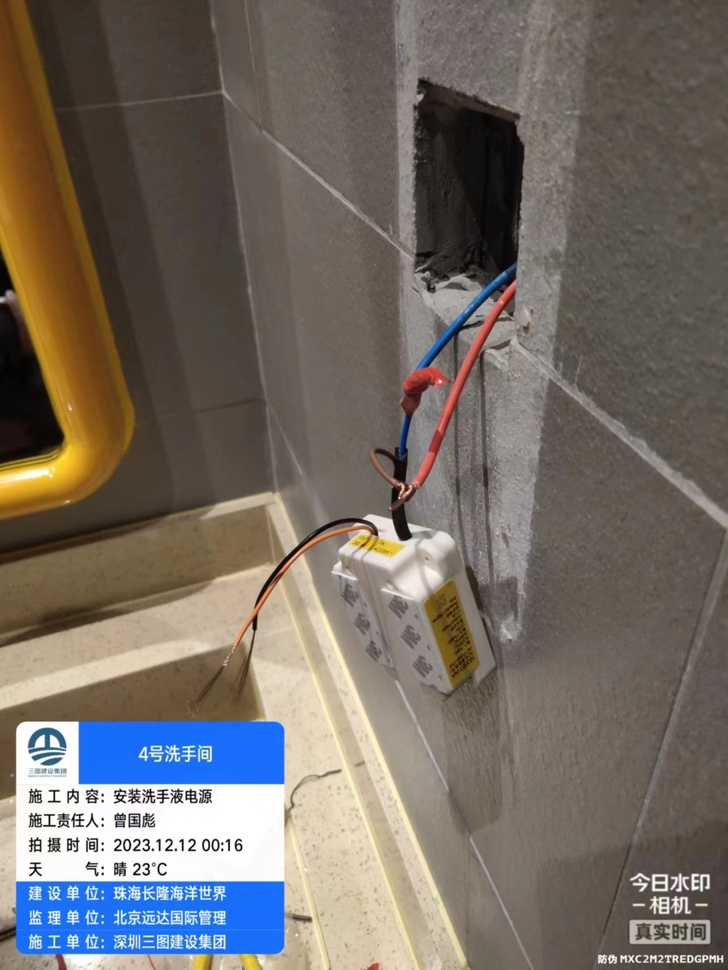
#> input picture assets/wm1.jpg, 728 x 970 px, shrunk from 1280 x 1706 before the run; its folder holds only this picture in this run
$ python -i utils.py   (imports and definitions only)
#> lines starting #> are read from the running program, lines starting #| are printed output that depends on the picture; after the words box and inside, x2 and y2 are one past the last pixel; in counts of white or black regions, pixels touching at a corner belong together
#> further down, picture is the input picture: shape (970, 728, 3); mean B, G, R 101, 108.4, 115.7
import os

import cv2


def walk_dir(path: str):
    result_files = []
    for root, dirs, files in os.walk(path):
        result_files.extend([os.path.join(root, file_name) for file_name in files])
        for dir_name in dirs:
            result_files.extend(walk_dir(os.path.join(root, dir_name)))
    result_files = [file_name.replace('\\', '/') for file_name in result_files if file_name.endswith('.jpg') or file_name.endswith('.png')]
    return result_files


def adjust_hsv_params(image):
    # 创建滑动条窗口
    cv2.namedWindow('Adjust Parameters')

    # 定义 HSV 颜色范围的初始值
    h_min = 0
    h_max = 180
    s_min = 0
    s_max = 255
    v_min = 0
    v_max = 255

    def nothing(x):
        pass

    # 创建滑动条
    cv2.createTrackbar('H Min', 'Adjust Parameters', h_min, 180, nothing)
#> slider 'H Min' is set to 36
    cv2.createTrackbar('H Max', 'Adjust Parameters', h_max, 180, nothing)
    cv2.createTrackbar('S Min', 'Adjust Parameters', s_min, 255, nothing)
#> slider 'S Min' is set to 51
    cv2.createTrackbar('S Max', 'Adjust Parameters', s_max, 255, nothing)
    cv2.createTrackbar('V Min', 'Adjust Parameters', v_min, 255, nothing)
#> slider 'V Min' is set to 51
    cv2.createTrackbar('V Max', 'Adjust Parameters', v_max, 255, nothing)

    # 处理图像
    while True:
        # 获取滑动条的当前值
        h_min = cv2.getTrackbarPos('H Min', 'Adjust Parameters')
        h_max = cv2.getTrackbarPos('H Max', 'Adjust Parameters')
        s_min = cv2.getTrackbarPos('S Min', 'Adjust Parameters')
        s_max = cv2.getTrackbarPos('S Max', 'Adjust Parameters')
        v_min = cv2.getTrackbarPos('V Min', 'Adjust Parameters')
        v_max = cv2.getTrackbarPos('V Max', 'Adjust Parameters')

        # 使用当前的 HSV 范围进行图像处理
        hsv = cv2.cvtColor(image, cv2.COLOR_BGR2HSV)
#> hsv: shape (970, 728, 3); mean H, S, V 23.8, 63.5, 124.6
        mask = cv2.inRange(hsv, (h_min, s_min, v_min), (h_max, s_max, v_max))
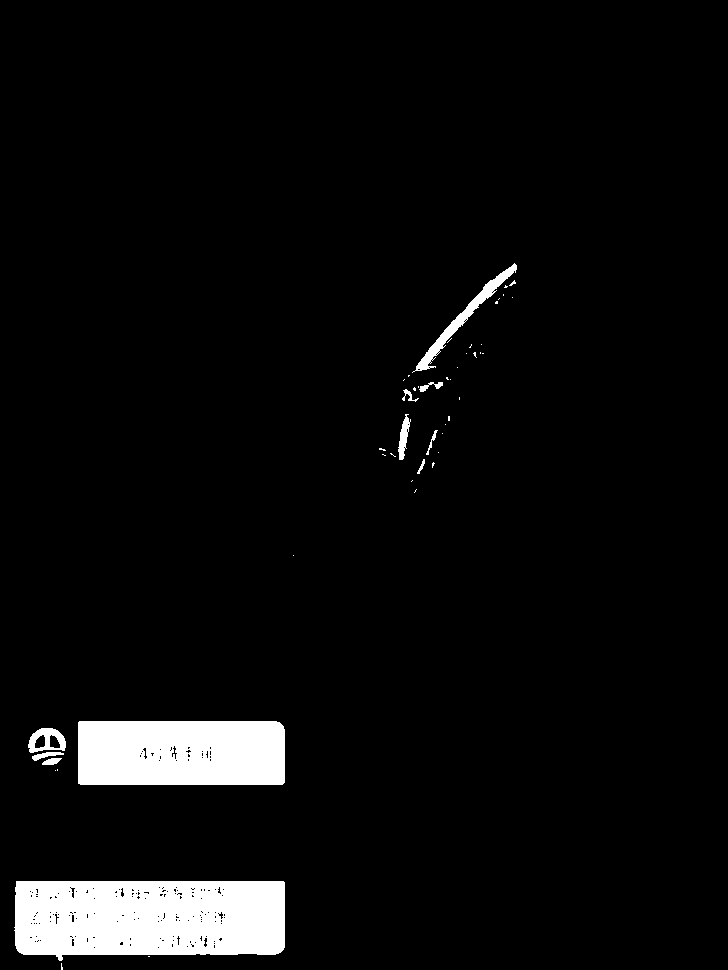
#> mask: shape (970, 728); 5% white; 47 white regions (36 under 20 px), largest, box (x1, y1, x2, y2) and area: (14, 881, 285, 961) 19535, (78, 721, 285, 785) 13116, (412, 263, 517, 373) 1316
        result = cv2.bitwise_and(image, image, mask=mask)
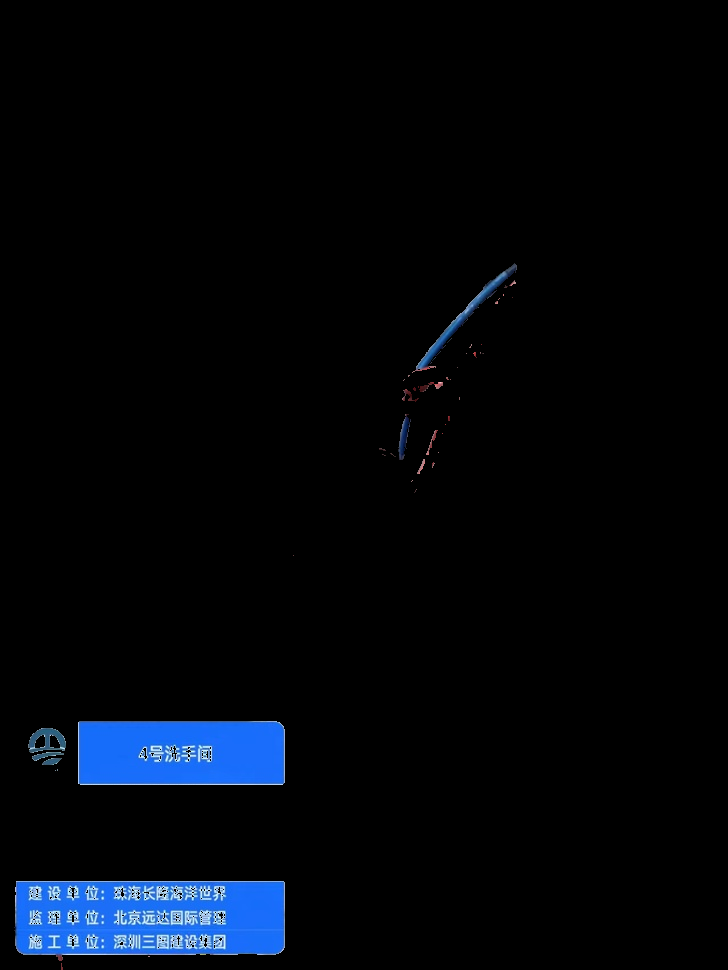
#> result: shape (970, 728, 3); mean B, G, R 11.5, 6.2, 2.7

        # 显示结果
        cv2.imshow('Adjust Parameters', result)

        # 等待用户按下 'q' 键退出
        if cv2.waitKey(1) & 0xFF == ord('q'):
#> (key q is pressed here)
            break

    cv2.destroyAllWindows()

>>> import cv2
>>> picture = cv2.imread('assets/wm1.jpg')
>>> result = adjust_hsv_params(picture)

$ run again, on assets/wm10.jpg
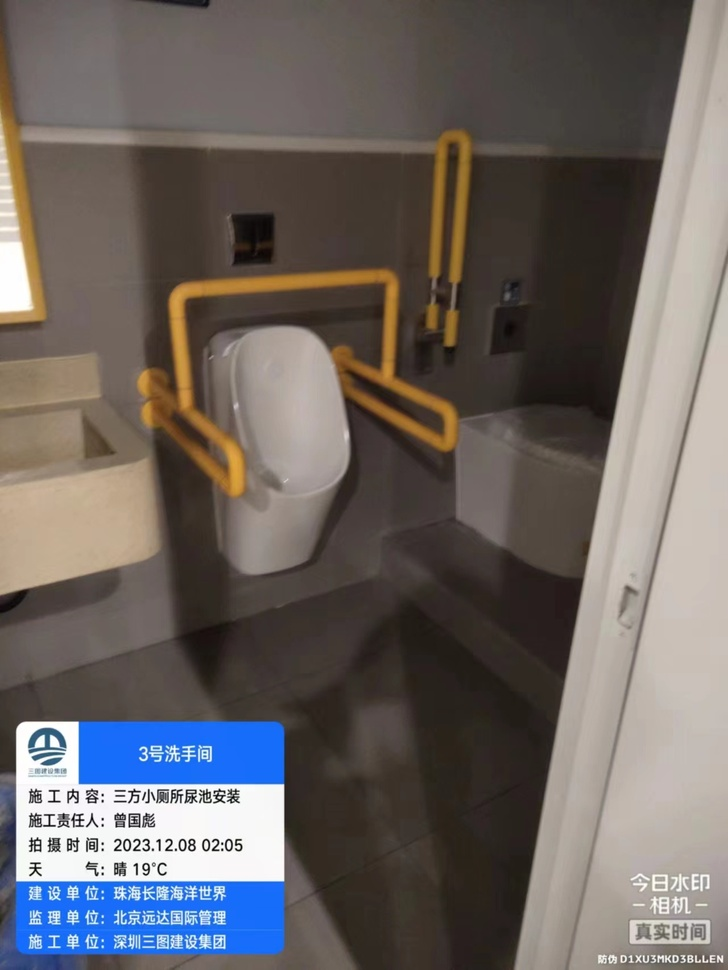
#> input picture assets/wm10.jpg, 728 x 970 px, shrunk from 1280 x 1706 before the run
#> picture is the input picture: shape (970, 728, 3); mean B, G, R 98.1, 100.9, 107.1
#> hsv: shape (970, 728, 3); mean H, S, V 21.3, 59.4, 116.2
#> in adjust_hsv_params, `mask = cv2.inRange(hsv, (h_min, s_min, v_min), (h_max, s_max, v_max))`:
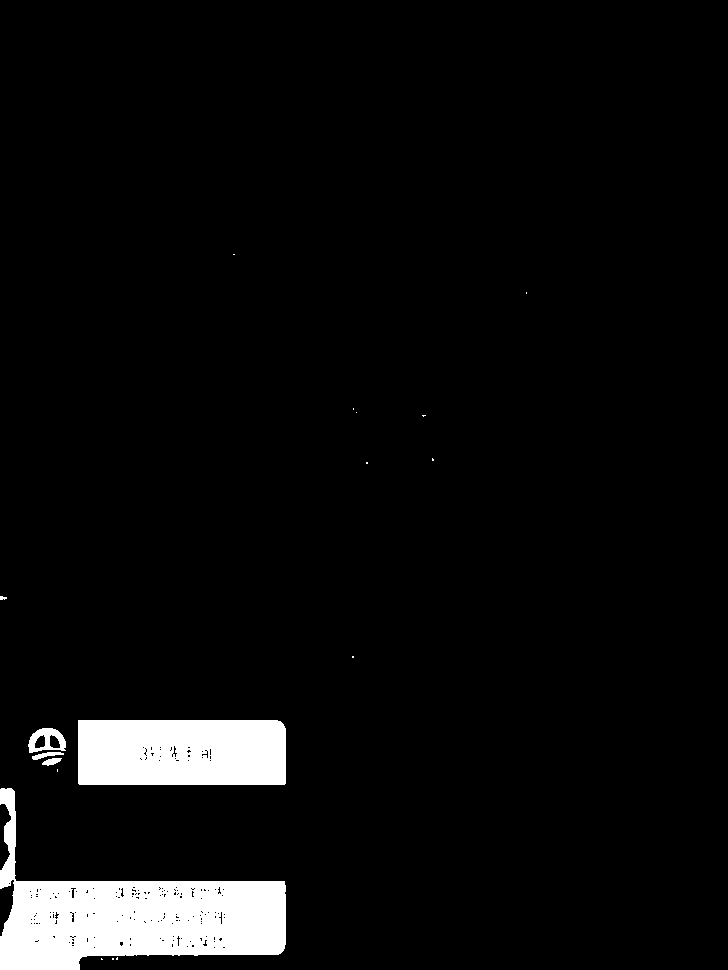
#> mask: shape (970, 728); 5.2% white; 18 white regions (12 under 20 px), largest, box (x1, y1, x2, y2) and area: (0, 788, 286, 970) 22556, (78, 720, 286, 785) 13397, (28, 728, 66, 753) 527, (32, 752, 64, 760) 123, (42, 758, 62, 766) 97, (0, 596, 7, 600) 21
#> in adjust_hsv_params, `result = cv2.bitwise_and(image, image, mask=mask)`:
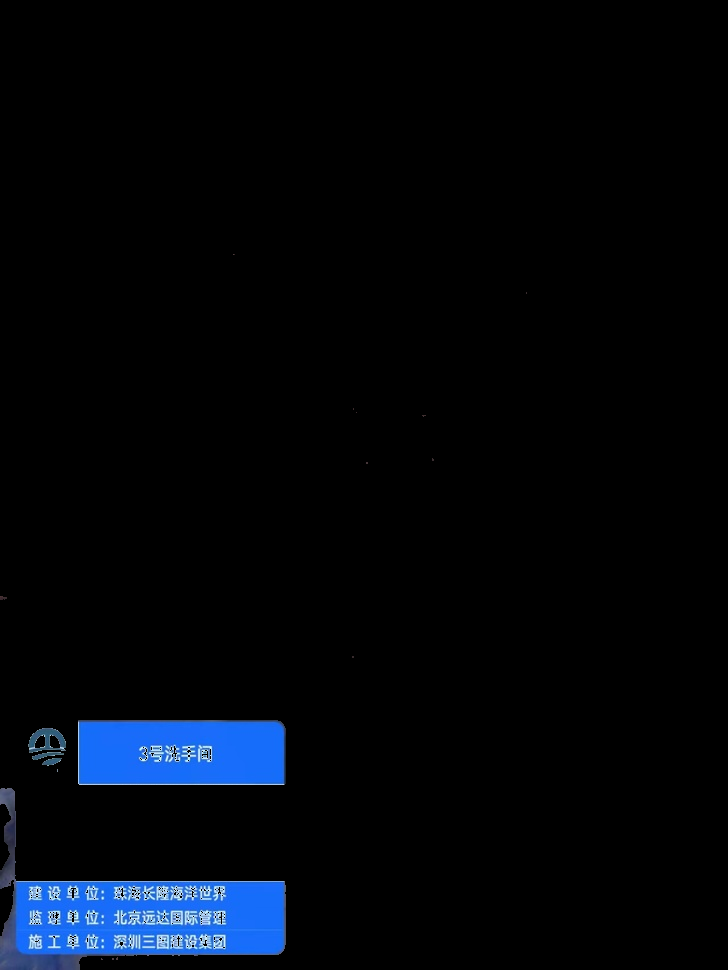
#> result: shape (970, 728, 3); mean B, G, R 11.6, 6.2, 2.7

$ run again, on assets/wm2.jpg
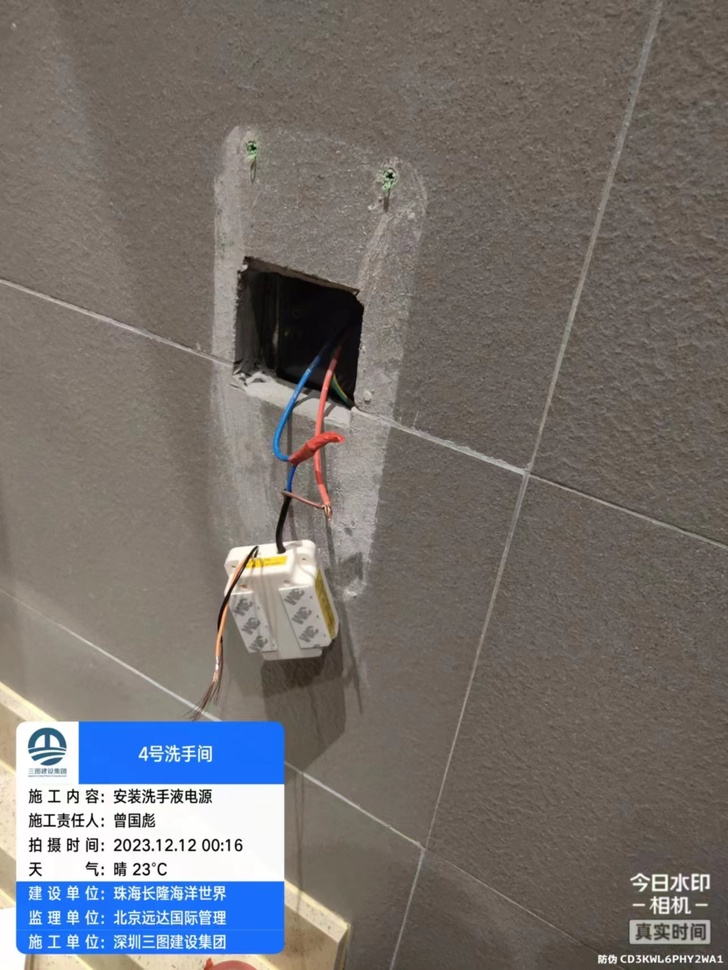
#> input picture assets/wm2.jpg, 728 x 970 px, shrunk from 1280 x 1706 before the run
#> picture is the input picture: shape (970, 728, 3); mean B, G, R 109.8, 112.4, 117
#> hsv: shape (970, 728, 3); mean H, S, V 23.1, 46.1, 125.9
#> in adjust_hsv_params, `mask = cv2.inRange(hsv, (h_min, s_min, v_min), (h_max, s_max, v_max))`:
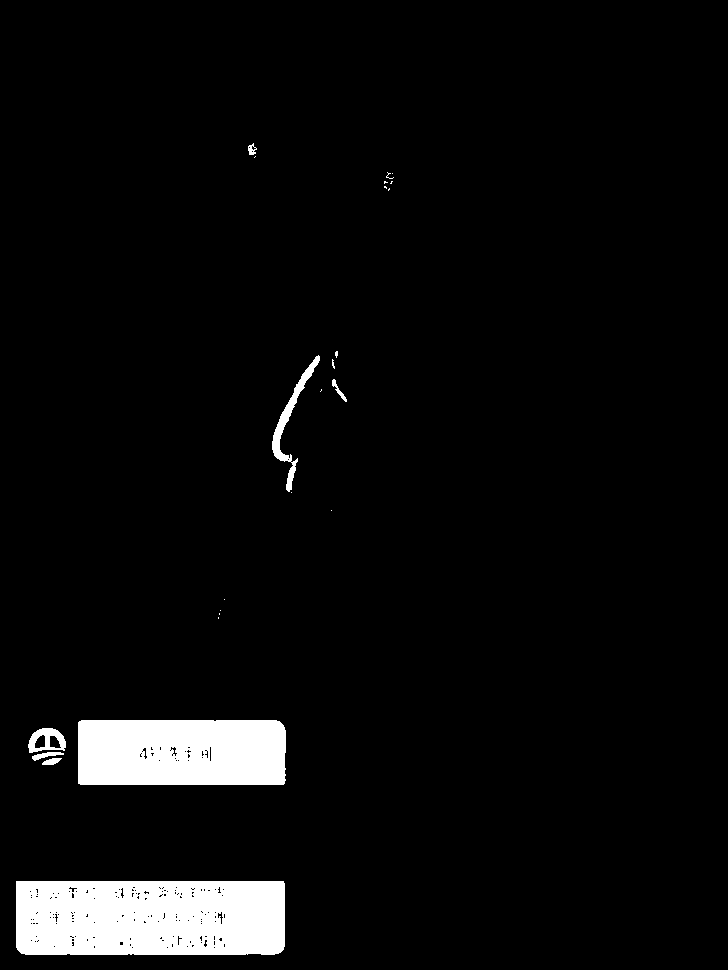
#> mask: shape (970, 728); 4.9% white; 24 white regions (16 under 20 px), largest, box (x1, y1, x2, y2) and area: (16, 881, 285, 955) 19455, (78, 720, 286, 785) 13339, (272, 355, 320, 492) 1067
#> in adjust_hsv_params, `result = cv2.bitwise_and(image, image, mask=mask)`:
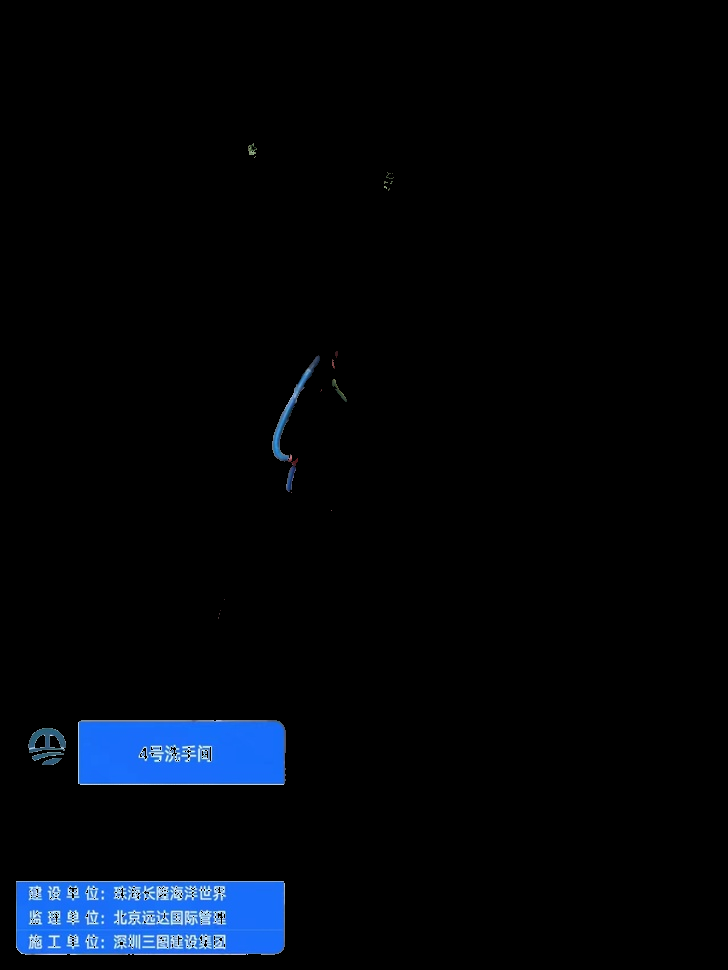
#> result: shape (970, 728, 3); mean B, G, R 11.4, 6.2, 2.7

$ run again, on assets/wm3.jpg
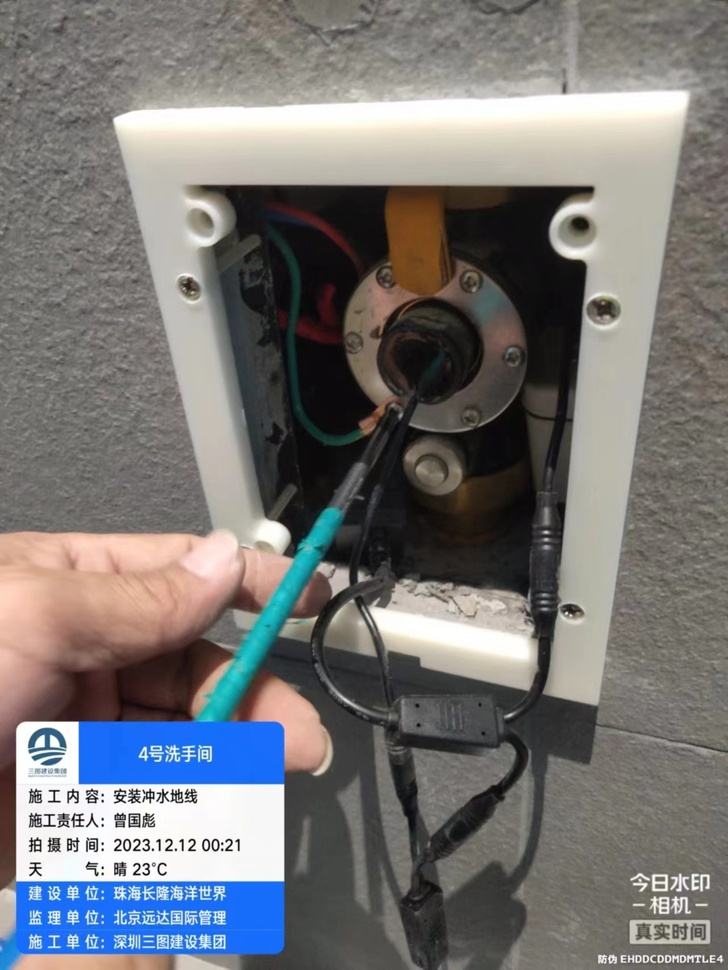
#> input picture assets/wm3.jpg, 728 x 970 px, shrunk from 1280 x 1706 before the run
#> picture is the input picture: shape (970, 728, 3); mean B, G, R 117.5, 117.7, 118.9
#> hsv: shape (970, 728, 3); mean H, S, V 37.8, 39.8, 129.3
#> in adjust_hsv_params, `mask = cv2.inRange(hsv, (h_min, s_min, v_min), (h_max, s_max, v_max))`:
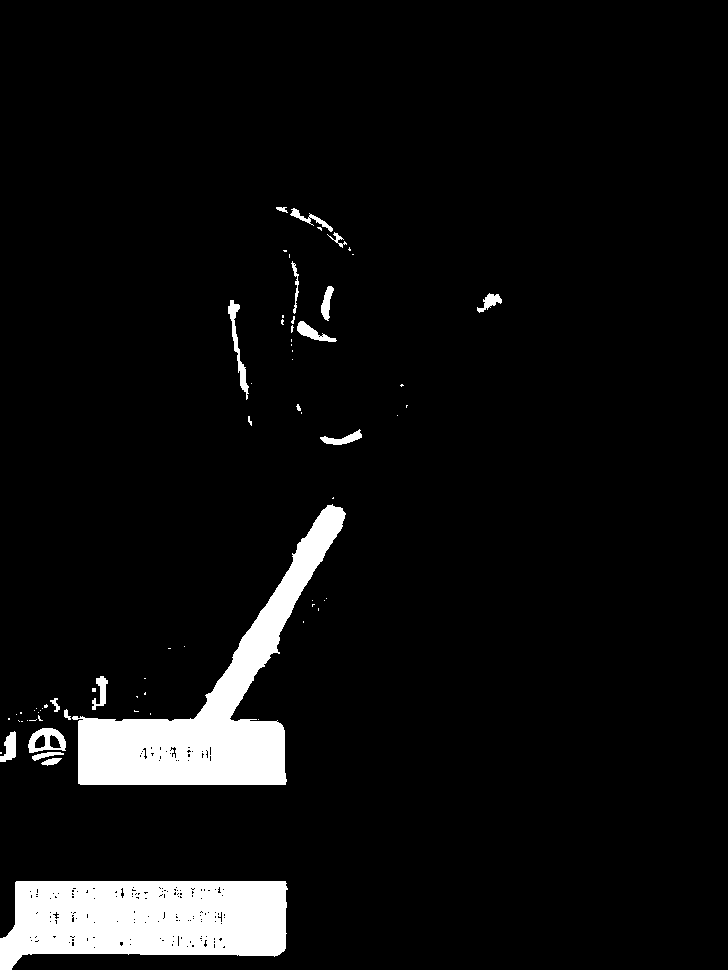
#> mask: shape (970, 728); 6.3% white; 69 white regions (49 under 20 px), largest, box (x1, y1, x2, y2) and area: (72, 504, 346, 785) 20269, (0, 881, 288, 970) 20185, (28, 728, 66, 753) 523
#> in adjust_hsv_params, `result = cv2.bitwise_and(image, image, mask=mask)`:
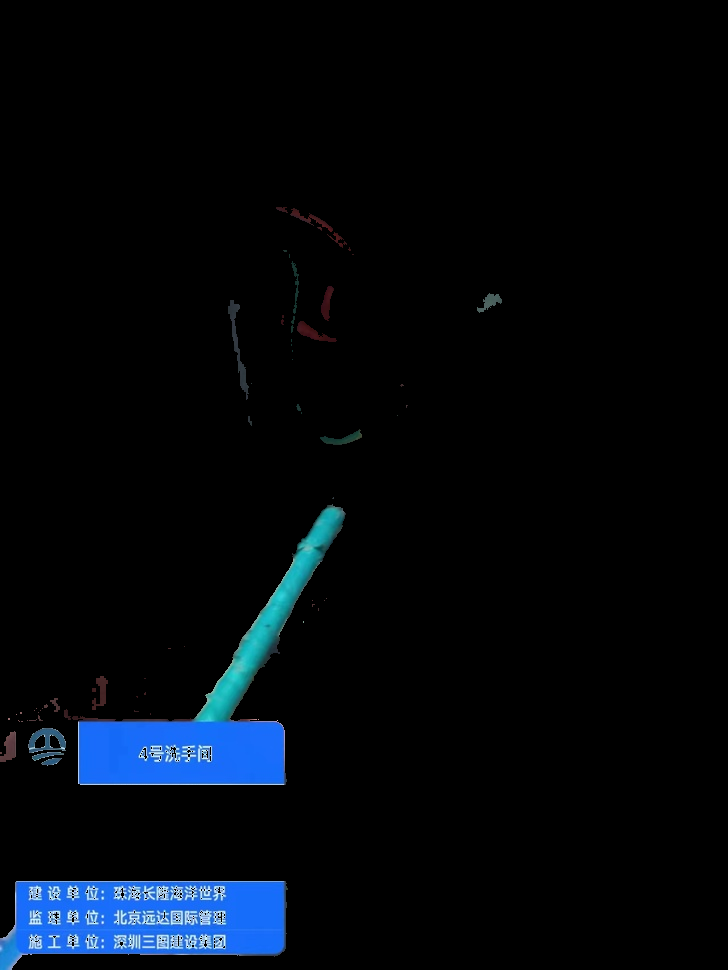
#> result: shape (970, 728, 3); mean B, G, R 13, 7.7, 3.2
